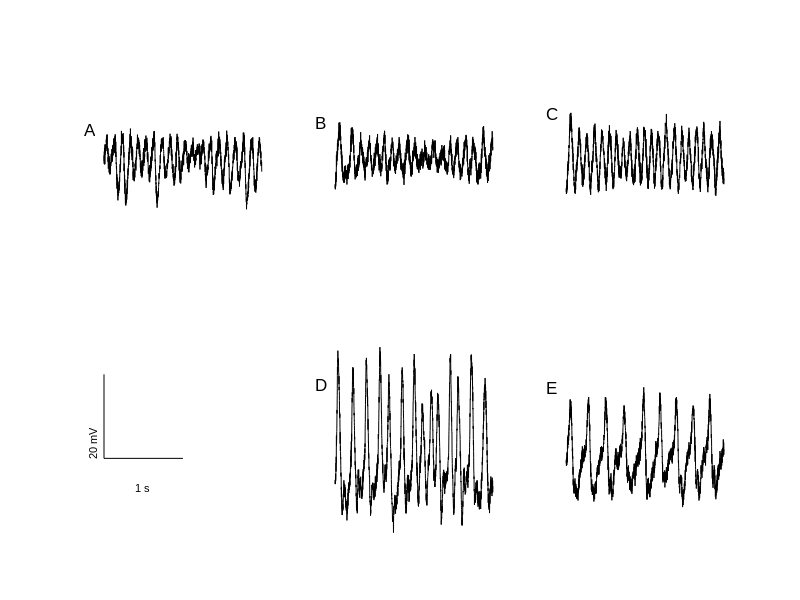

Write the MATLAB code that produced this figure.
% One column = 17.35 max
% two column = 8.3 cm max
close all
clc
clear

FS = 8;             % fontsize - point
FS_Panel_Label = 12;

font = 'arial';
fig_width = 17;  % cm
fig_height = 5;  % cm

LW = 0.5;         % linewidth

min_y = -18;
max_y = 27;

fig_filename = '/Users/dean/Projects/CRLBNeuro/manuscript/figures/pdf/JR_seizure.pdf';
figure('units','centimeters','papersize',[fig_height fig_width],'filename',fig_filename,'position',[2 2 fig_width fig_height]);


%
load Lopes_alpha.mat
y = detrend(y);
max_l_a = max(y(3001:end))
min_l_a = min(y(3001:end))

ax(1) = subplot(231);

plot(t(3001:end)-3,y(3001:end),'k','linewidth',LW)

ylim(ax(1),[min_y,max_y])
xlim(ax(1),[0 2])

axis off
set(gca,'fontsize',FS,'fontname',font)
text_x = -0.25;
text_y = max(y(3001:end));
text(text_x,text_y,'A','fontsize',FS_Panel_Label,'fontname',font)

%
load JR_alpha.mat
y = detrend(y);
max_j_a = max(y)
min_j_a = min(y)

ax(2) = subplot(232);

plot(t,y,'k','linewidth',LW)

ylim(ax(2),[min_y,max_y])
xlim(ax(2),[0 2])

axis off
set(gca,'fontsize',FS,'fontname',font)
text_x = -0.25;
text_y = max(y);
text(text_x,text_y,'B','fontsize',FS_Panel_Label,'fontname',font)

load JR_seizure.mat
y = detrend(y);
max_j_s = max(y)
min_j_s = min(y)

ax(3) = subplot(235);

plot(t,y,'k','linewidth',LW)

ylim(ax(3),[min_y,max_y])
xlim(ax(3),[0 2])

axis off
set(gca,'fontsize',FS,'fontname',font)
text_x = -0.25;
text_y = max(-y);
text(text_x,text_y,'D','fontsize',FS_Panel_Label,'fontname',font)

%
load Wendling_alpha.mat
y = detrend(y);
max_w_a = max(y)
min_w_a = min(y)

ax(4) = subplot(233);

plot(t,y,'k','linewidth',LW)

ylim(ax(4),[min_y,max_y])
xlim(ax(4),[0 2])

axis off
set(gca,'fontsize',FS,'fontname',font)
text_x = -0.25;
text_y = max(y);
text(text_x,text_y,'C','fontsize',FS_Panel_Label,'fontname',font)

load Wendling_spikes.mat
y = detrend(y);
max_w_s = max(y)
min_w_s = min(y)

ax(5) = subplot(236);

plot(t,y,'k','linewidth',LW)

ylim(ax(5),[min_y,max_y])
xlim(ax(5),[0 2])

axis off
set(gca,'fontsize',FS,'fontname',font)
text_x = -0.25;
text_y = max(y);
text(text_x,text_y,'E','fontsize',FS_Panel_Label,'fontname',font)

% this is the legenend for time and amplitude
ax(6) = subplot(234);

ylim(ax(6),[min_y,max_y])
xlim(ax(6),[0 2])

axis off
line([0 1],[0 0],'color','black')
line([0 0],[0 20],'color','black')
text(.4,-max_y/4,'1 s','fontsize',FS,'fontname',font)
text(-.15,0,'20 mV','rotation',90,'fontsize',FS,'fontname',font)
% text(-.15,-max_y/4,'Amplitude','rotation',90)